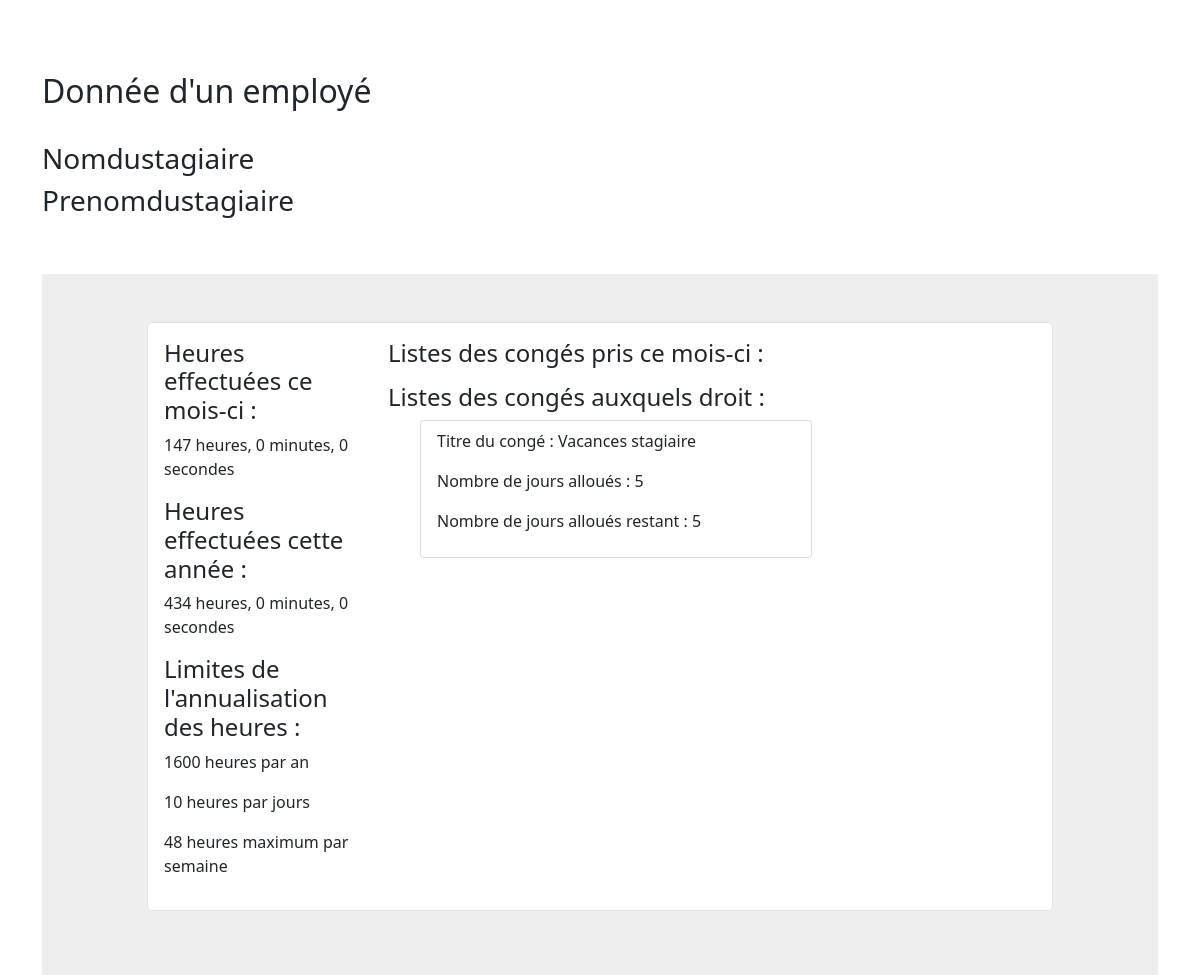
Screenshot of /DonneeEmploye.php?id=8 with the database file from the repository.
### tables this page shows
CREATE TABLE `utilisateur` (
  `idUtilisateur` int(11) NOT NULL,
  `mdp` varchar(100) NOT NULL,
  `nom` varchar(200) NOT NULL,
  `prenom` varchar(200) NOT NULL,
  `statut` enum('salarie','alternant','stagiaire','administrateur') NOT NULL,
  `dateArrivee` date NOT NULL DEFAULT current_timestamp()
);

CREATE TABLE `heuresprevues` (
  `idHeure` int(11) NOT NULL,
  `mois` int(11) NOT NULL,
  `annee` year(4) NOT NULL,
  `heuresPrevues` time NOT NULL,
  `nbJoursAnnualisation` int(11) NOT NULL
);

CREATE TABLE `conge` (
  `idConge` int(11) NOT NULL,
  `statutConcerne` enum('salarie','alternant','stagiaire','administrateur') NOT NULL,
  `titreConge` varchar(400) NOT NULL,
  `nbJours` int(11) NOT NULL
);

### include/fonctions.php (called while the page is built, shortened)
<?php
function openDB()
{
    try {
        $BDD = new PDO("mysql:host=localhost; dbname=RescueRH;charset=utf8", "root", "", array(PDO::ATTR_ERRMODE => PDO::ERRMODE_EXCEPTION));
        return $BDD;
    } catch (Exception $e) {
        die('Erreur fatale : ' . $e->getMessage());
    }
}
?>

### DonneeEmploye.php (the view, shortened to what this page needs)
<?php
require_once('include/head.php');
include("include/fonctions.php");
require_once('include/head.php');
$idUtilisateur = $_GET['id'];
$req = openDb()->prepare('select * from utilisateur where idUtilisateur=?');
$req->execute(array($idUtilisateur));
$employe = $req->fetch();
$mois = date('n');
$annee = date('Y');
$req2 = openDb()->prepare('select * from heuresprevues where mois=?');
$req2->execute(array($mois));
$heurePrevuesJours = $req2->fetch();
$conges = openDb()->prepare('select * from congeemploye where idUtilisateur=:element1 and month(dateConge)=:element2');
$conges->execute(array(':element1' => $idUtilisateur, ':element2' => $mois));
$nbconges = $conges->rowCount();
$joursnontravailles = openDb()->prepare('select * from joursnontravailles where month(dateArret)=?');
$joursnontravailles->execute(array($mois));
$nbjoursnontravailles = $joursnontravailles->rowCount();
function nombreJoursOuvres($mois, $annee) {
    $nombreJours = cal_days_in_month(CAL_GREGORIAN, intval($mois), intval($annee));
    $joursOuvres = 0;
    for ($jour = 1; $jour <= $nombreJours; $jour++) {
        $timestamp = mktime(0, 0, 0, $mois, $jour, $annee);
        $jourSemaine = date('N', $timestamp);
        if ($jourSemaine <= 5) {
            $joursOuvres++;
        }
    }
    return $joursOuvres;
}
$nbJoursTravailles = nombreJoursOuvres($mois, $annee) - $nbconges - $nbjoursnontravailles;
$secondes = strtotime($heurePrevuesJours['heuresPrevues'])- strtotime('TODAY');
$nouvellesSecondes = $secondes * $nbJoursTravailles;
$heures = floor($nouvellesSecondes / 3600);
$minutes = floor(($nouvellesSecondes % 3600) / 60);
$secondesRestantes = $nouvellesSecondes % 60;
$heureParMois = sprintf("%d heures, %d minutes, %d secondes", $heures, $minutes, $secondesRestantes);
$secondeAnneeTotal=0;
for ($month = 1; $month <= $mois; $month++) {
    $requeteA = openDb()->prepare('select * from heuresprevues where mois=?');
    $requeteA->execute(array($month));
    $heurePrevuesJoursBoucle = $requeteA->fetch();
    $congesBoucle = openDb()->prepare('select * from congeemploye where idUtilisateur=:element1 and month(dateConge)=:element2');
    $congesBoucle->execute(array(':element1' => $idUtilisateur, ':element2' => $month));
    $nbcongesBoucle = $congesBoucle->rowCount();
    $joursnontravaillesBoucle = openDb()->prepare('select * from joursnontravailles where month(dateArret)=?');
    $joursnontravaillesBoucle->execute(array($month));
    $nbjoursnontravaillesBoucle = $joursnontravaillesBoucle->rowCount();
    $nbJoursTravaillesBoucle = nombreJoursOuvres($month, $annee) - $nbcongesBoucle - $nbjoursnontravaillesBoucle;
    $secondesBoucle = strtotime($heurePrevuesJoursBoucle['heuresPrevues'])- strtotime('TODAY');
    $nouvellesSecondesBoucle = $secondesBoucle * $nbJoursTravaillesBoucle;
    $secondeAnneeTotal = $nouvellesSecondesBoucle + $secondeAnneeTotal;
}
$heuresAnnee = floor($secondeAnneeTotal / 3600);
$minutesAnnee = floor(($secondeAnneeTotal % 3600) / 60);
$secondesRestantesAnnee = $secondeAnneeTotal % 60;
$heureParAnnee = sprintf("%d heures, %d minutes, %d secondes", $heuresAnnee, $minutesAnnee, $secondesRestantesAnnee);
$statutEmploye = $employe['statut'];
$congesDroit = openDb()->prepare('select * from conge where statutConcerne=?');
$congesDroit->execute(array($statutEmploye));
function nombreCongesRestant($conges, $congedroit){
    $nbcongesconcerne = $congedroit['nbJours'];
        return $nbcongesconcerne;
}
?>
<!DOCTYPE html>
<html lang="fr">
<body>
<div class="container">
<main class="mt-5 pt-4">
<h2>Donnée d'un employé</h2>
<br>
<h3>
    <?= $employe['nom'] ?>
</h3>
<h3>
    <?= $employe['prenom'] ?>
</h3>
<br>
<br>
<section style="background-color: #eee;">
        <div class="container py-5">
                <div class="row justify-content-center mb-3">
                    <div class="col-md-12 col-xl-10">
                    <div class="card shadow-0 border rounded-3">
                    <div class="card-body">
                    <div class="row">
                    <div class="col-md-12 col-lg-3 col-xl-3 mb-4 mb-lg-0">
                        <h4>Heures effectuées ce mois-ci :</h4>
                        <p><?= $heureParMois ?></p>
                        <h4>Heures effectuées cette année :</h4>
                        <p><?= $heureParAnnee ?></p>
                        <h4>Limites de l'annualisation des heures :</h4>
                        <p>1600 heures par an</p>
                        <p>10 heures par jours</p>
                        <p>48 heures maximum par semaine</p>
                    </div>
                    <div class="col-md-6 col-lg-6 col-xl-6">
                        <h4>Listes des congés pris ce mois-ci : </h4>
                        <h4>Listes des congés auxquels droit : </h4>
                        <ol>
                        <?php foreach ($congesDroit as $congedroit) {
                            $conges = openDb()->prepare('select * from congeemploye where idUtilisateur=?');
                            $conges->execute(array($idUtilisateur));
                            ?>
                                <ul class="list-group">
                                <li class="list-group-item">
                                    <p> Titre du congé : <?= $congedroit['titreConge'] ?></p>
                                    <p> Nombre de jours alloués : <?= $congedroit['nbJours'] ?></p>
                                    <p> Nombre de jours alloués restant : <?= nombreCongesRestant($conges, $congedroit) ?></p>
                                </li>
                                </ul>
                            <?php } ?>
                        </ol>
                    </div>
                    </div>
                    </div>
                    </div>
                    </div>
                </div>
        </div>
</section>
</main>
</div>
</body>

### rows the page displays
utilisateur: nom "Nomdustagiaire", prenom "Prenomdustagiaire"
conge: titreConge "Vacances stagiaire", nbJours "5"
